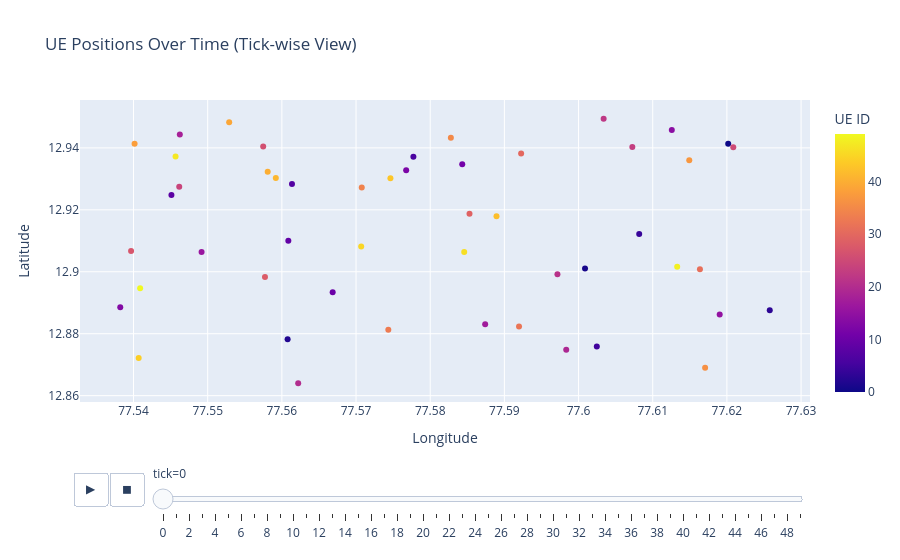

Here is the notebook cell this chart was saved with:
### Markdown cell above
## Mode B: Tick-wise Interactive View

Use the slider to select a tick → see all UE positions at that moment.
Press PLAY to animate through time!

### Code cell
if csv_files:
    print("Creating tick-wise interactive visualization...")
    
    fig_tick_wise = plot_tick_wise_interactive(
        df,
        initial_tick=0,
        color_by_ue=True,
        show_trails=False
    )
    
    fig_tick_wise.show()
    
    print("\n💡 Controls:")
    print("   - Click PLAY button to animate")
    print("   - Use slider to select specific tick")
    print("   - Colors represent different UEs")

### Figure 1 — Plotly figure (JSON) as saved in the notebook; plotly's stock layout.template omitted (floating-point values rounded to 4 significant figures)
{"data": [{"customdata": [[0, 0], [1, 0], [2, 0], [3, 0], [4, 0], [5, 0], [6, 0], [7, 0], [8, 0], [9, 0], [10, 0], [11, 0], [12, 0], [13, 0], [14, 0], [15, 0], [16, 0], [17, 0], [18, 0], [19, 0], [20, 0], [21, 0], [22, 0], [23, 0], [24, 0], [25, 0], [26, 0], [27, 0], [28, 0], [29, 0], [30, 0], [31, 0], [32, 0], [33, 0], [34, 0], [35, 0], [36, 0], [37, 0], [38, 0], [39, 0], [40, 0], [41, 0], [42, 0], [43, 0], [44, 0], [45, 0], [46, 0], [47, 0], [48, 0], [49, 0]], "hovertemplate": "<b>UE %{customdata[0]}</b><br>Tick: %{customdata[1]}<br>Lat: %{y:.6f}<br>Lon: %{x:.6f}<extra></extra>", "legendgroup": "", "marker": {"color": [0, 1, 2, 3, 4, 5, 6, 7, 8, 9, 10, 11, 12, 13, 14, 15, 16, 17, 18, 19, 20, 21, 22, 23, 24, 25, 26, 27, 28, 29, 30, 31, 32, 33, 34, 35, 36, 37, 38, 39, 40, 41, 42, 43, 44, 45, 46, 47, 48, 49], "coloraxis": "coloraxis", "symbol": "circle"}, "mode": "markers", "name": "", "orientation": "v", "showlegend": false, "type": "scatter", "x": [77.62, 77.6, 77.56, 77.63, 77.61, 77.6, 77.58, 77.56, 77.55, 77.56, 77.57, 77.58, 77.58, 77.54, 77.61, 77.62, 77.55, 77.59, 77.55, 77.6, 77.56, 77.6, 77.6, 77.61, 77.55, 77.62, 77.56, 77.54, 77.56, 77.59, 77.59, 77.62, 77.59, 77.57, 77.57, 77.58, 77.62, 77.61, 77.54, 77.55, 77.56, 77.56, 77.59, 77.57, 77.54, 77.57, 77.58, 77.55, 77.61, 77.54], "xaxis": "x", "y": [12.94, 12.9, 12.88, 12.89, 12.91, 12.88, 12.94, 12.93, 12.92, 12.91, 12.89, 12.93, 12.93, 12.89, 12.95, 12.89, 12.91, 12.88, 12.94, 12.87, 12.86, 12.9, 12.95, 12.94, 12.93, 12.94, 12.94, 12.91, 12.9, 12.92, 12.94, 12.9, 12.88, 12.88, 12.93, 12.94, 12.87, 12.94, 12.94, 12.95, 12.93, 12.93, 12.92, 12.93, 12.87, 12.91, 12.91, 12.94, 12.9, 12.89], "yaxis": "y"}], "layout": {"coloraxis": {"colorbar": {"title": {"text": "UE ID"}}, "colorscale": [[0, "#0d0887"], [0.1111, "#46039f"], [0.2222, "#7201a8"], [0.3333, "#9c179e"], [0.4444, "#bd3786"], [0.5556, "#d8576b"], [0.6667, "#ed7953"], [0.7778, "#fb9f3a"], [0.8889, "#fdca26"], [1, "#f0f921"]]}, "hovermode": "closest", "legend": {"tracegroupgap": 0}, "sliders": [{"active": 0, "currentvalue": {"prefix": "tick="}, "len": 0.9, "pad": {"b": 10, "t": 60}, "steps": [{"args": [["0"], {"frame": {"duration": 0, "redraw": false}, "fromcurrent": true, "mode": "immediate", "transition": {"duration": 0, "easing": "linear"}}], "label": "0", "method": "animate"}, {"args": [["1"], {"frame": {"duration": 0, "redraw": false}, "fromcurrent": true, "mode": "immediate", "transition": {"duration": 0, "easing": "linear"}}], "label": "1", "method": "animate"}, {"args": [["2"], {"frame": {"duration": 0, "redraw": false}, "fromcurrent": true, "mode": "immediate", "transition": {"duration": 0, "easing": "linear"}}], "label": "2", "method": "animate"}, {"args": [["3"], {"frame": {"duration": 0, "redraw": false}, "fromcurrent": true, "mode": "immediate", "transition": {"duration": 0, "easing": "linear"}}], "label": "3", "method": "animate"}, {"args": [["4"], {"frame": {"duration": 0, "redraw": false}, "fromcurrent": true, "mode": "immediate", "transition": {"duration": 0, "easing": "linear"}}], "label": "4", "method": "animate"}, {"args": [["5"], {"frame": {"duration": 0, "redraw": false}, "fromcurrent": true, "mode": "immediate", "transition": {"duration": 0, "easing": "linear"}}], "label": "5", "method": "animate"}, {"args": [["6"], {"frame": {"duration": 0, "redraw": false}, "fromcurrent": true, "mode": "immediate", "transition": {"duration": 0, "easing": "linear"}}], "label": "6", "method": "animate"}, {"args": [["7"], {"frame": {"duration": 0, "redraw": false}, "fromcurrent": true, "mode": "immediate", "transition": {"duration": 0, "easing": "linear"}}], "label": "7", "method": "animate"}, {"args": [["8"], {"frame": {"duration": 0, "redraw": false}, "fromcurrent": true, "mode": "immediate", "transition": {"duration": 0, "easing": "linear"}}], "label": "8", "method": "animate"}, {"args": [["9"], {"frame": {"duration": 0, "redraw": false}, "fromcurrent": true, "mode": "immediate", "transition": {"duration": 0, "easing": "linear"}}], "label": "9", "method": "animate"}, {"args": [["10"], {"frame": {"duration": 0, "redraw": false}, "fromcurrent": true, "mode": "immediate", "transition": {"duration": 0, "easing": "linear"}}], "label": "10", "method": "animate"}, {"args": [["11"], {"frame": {"duration": 0, "redraw": false}, "fromcurrent": true, "mode": "immediate", "transition": {"duration": 0, "easing": "linear"}}], "label": "11", "method": "animate"}, {"args": [["12"], {"frame": {"duration": 0, "redraw": false}, "fromcurrent": true, "mode": "immediate", "transition": {"duration": 0, "easing": "linear"}}], "label": "12", "method": "animate"}, {"args": [["13"], {"frame": {"duration": 0, "redraw": false}, "fromcurrent": true, "mode": "immediate", "transition": {"duration": 0, "easing": "linear"}}], "label": "13", "method": "animate"}, {"args": [["14"], {"frame": {"duration": 0, "redraw": false}, "fromcurrent": true, "mode": "immediate", "transition": {"duration": 0, "easing": "linear"}}], "label": "14", "method": "animate"}, {"args": [["15"], {"frame": {"duration": 0, "redraw": false}, "fromcurrent": true, "mode": "immediate", "transition": {"duration": 0, "easing": "linear"}}], "label": "15", "method": "animate"}, {"args": [["16"], {"frame": {"duration": 0, "redraw": false}, "fromcurrent": true, "mode": "immediate", "transition": {"duration": 0, "easing": "linear"}}], "label": "16", "method": "animate"}, {"args": [["17"], {"frame": {"duration": 0, "redraw": false}, "fromcurrent": true, "mode": "immediate", "transition": {"duration": 0, "easing": "linear"}}], "label": "17", "method": "animate"}, {"args": [["18"], {"frame": {"duration": 0, "redraw": false}, "fromcurrent": true, "mode": "immediate", "transition": {"duration": 0, "easing": "linear"}}], "label": "18", "method": "animate"}, {"args": [["19"], {"frame": {"duration": 0, "redraw": false}, "fromcurrent": true, "mode": "immediate", "transition": {"duration": 0, "easing": "linear"}}], "label": "19", "method": "animate"}, {"args": [["20"], {"frame": {"duration": 0, "redraw": false}, "fromcurrent": true, "mode": "immediate", "transition": {"duration": 0, "easing": "linear"}}], "label": "20", "method": "animate"}, {"args": [["21"], {"frame": {"duration": 0, "redraw": false}, "fromcurrent": true, "mode": "immediate", "transition": {"duration": 0, "easing": "linear"}}], "label": "21", "method": "animate"}, {"args": [["22"], {"frame": {"duration": 0, "redraw": false}, "fromcurrent": true, "mode": "immediate", "transition": {"duration": 0, "easing": "linear"}}], "label": "22", "method": "animate"}, {"args": [["23"], {"frame": {"duration": 0, "redraw": false}, "fromcurrent": true, "mode": "immediate", "transition": {"duration": 0, "easing": "linear"}}], "label": "23", "method": "animate"}, {"args": [["24"], {"frame": {"duration": 0, "redraw": false}, "fromcurrent": true, "mode": "immediate", "transition": {"duration": 0, "easing": "linear"}}], "label": "24", "method": "animate"}, {"args": [["25"], {"frame": {"duration": 0, "redraw": false}, "fromcurrent": true, "mode": "immediate", "transition": {"duration": 0, "easing": "linear"}}], "label": "25", "method": "animate"}, {"args": [["26"], {"frame": {"duration": 0, "redraw": false}, "fromcurrent": true, "mode": "immediate", "transition": {"duration": 0, "easing": "linear"}}], "label": "26", "method": "animate"}, {"args": [["27"], {"frame": {"duration": 0, "redraw": false}, "fromcurrent": true, "mode": "immediate", "transition": {"duration": 0, "easing": "linear"}}], "label": "27", "method": "animate"}, {"args": [["28"], {"frame": {"duration": 0, "redraw": false}, "fromcurrent": true, "mode": "immediate", "transition": {"duration": 0, "easing": "linear"}}], "label": "28", "method": "animate"}, {"args": [["29"], {"frame": {"duration": 0, "redraw": false}, "fromcurrent": true, "mode": "immediate", "transition": {"duration": 0, "easing": "linear"}}], "label": "29", "method": "animate"}, {"args": [["30"], {"frame": {"duration": 0, "redraw": false}, "fromcurrent": true, "mode": "immediate", "transition": {"duration": 0, "easing": "linear"}}], "label": "30", "method": "animate"}, {"args": [["31"], {"frame": {"duration": 0, "redraw": false}, "fromcurrent": true, "mode": "immediate", "transition": {"duration": 0, "easing": "linear"}}], "label": "31", "method": "animate"}, {"args": [["32"], {"frame": {"duration": 0, "redraw": false}, "fromcurrent": true, "mode": "immediate", "transition": {"duration": 0, "easing": "linear"}}], "label": "32", "method": "animate"}, {"args": [["33"], {"frame": {"duration": 0, "redraw": false}, "fromcurrent": true, "mode": "immediate", "transition": {"duration": 0, "easing": "linear"}}], "label": "33", "method": "animate"}, {"args": [["34"], {"frame": {"duration": 0, "redraw": false}, "fromcurrent": true, "mode": "immediate", "transition": {"duration": 0, "easing": "linear"}}], "label": "34", "method": "animate"}, {"args": [["35"], {"frame": {"duration": 0, "redraw": false}, "fromcurrent": true, "mode": "immediate", "transition": {"duration": 0, "easing": "linear"}}], "label": "35", "method": "animate"}, {"args": [["36"], {"frame": {"duration": 0, "redraw": false}, "fromcurrent": true, "mode": "immediate", "transition": {"duration": 0, "easing": "linear"}}], "label": "36", "method": "animate"}, {"args": [["37"], {"frame": {"duration": 0, "redraw": false}, "fromcurrent": true, "mode": "immediate", "transition": {"duration": 0, "easing": "linear"}}], "label": "37", "method": "animate"}, {"args": [["38"], {"frame": {"duration": 0, "redraw": false}, "fromcurrent": true, "mode": "immediate", "transition": {"duration": 0, "easing": "linear"}}], "label": "38", "method": "animate"}, {"args": [["39"], {"frame": {"duration": 0, "redraw": false}, "fromcurrent": true, "mode": "immediate", "transition": {"duration": 0, "easing": "linear"}}], "label": "39", "method": "animate"}, {"args": [["40"], {"frame": {"duration": 0, "redraw": false}, "fromcurrent": true, "mode": "immediate", "transition": {"duration": 0, "easing": "linear"}}], "label": "40", "method": "animate"}, {"args": [["41"], {"frame": {"duration": 0, "redraw": false}, "fromcurrent": true, "mode": "immediate", "transition": {"duration": 0, "easing": "linear"}}], "label": "41", "method": "animate"}, {"args": [["42"], {"frame": {"duration": 0, "redraw": false}, "fromcurrent": true, "mode": "immediate", "transition": {"duration": 0, "easing": "linear"}}], "label": "42", "method": "animate"}, {"args": [["43"], {"frame": {"duration": 0, "redraw": false}, "fromcurrent": true, "mode": "immediate", "transition": {"duration": 0, "easing": "linear"}}], "label": "43", "method": "animate"}, {"args": [["44"], {"frame": {"duration": 0, "redraw": false}, "fromcurrent": true, "mode": "immediate", "transition": {"duration": 0, "easing": "linear"}}], "label": "44", "method": "animate"}, {"args": [["45"], {"frame": {"duration": 0, "redraw": false}, "fromcurrent": true, "mode": "immediate", "transition": {"duration": 0, "easing": "linear"}}], "label": "45", "method": "animate"}, {"args": [["46"], {"frame": {"duration": 0, "redraw": false}, "fromcurrent": true, "mode": "immediate", "transition": {"duration": 0, "easing": "linear"}}], "label": "46", "method": "animate"}, {"args": [["47"], {"frame": {"duration": 0, "redraw": false}, "fromcurrent": true, "mode": "immediate", "transition": {"duration": 0, "easing": "linear"}}], "label": "47", "method": "animate"}, {"args": [["48"], {"frame": {"duration": 0, "redraw": false}, "fromcurrent": true, "mode": "immediate", "transition": {"duration": 0, "easing": "linear"}}], "label": "48", "method": "animate"}, {"args": [["49"], {"frame": {"duration": 0, "redraw": false}, "fromcurrent": true, "mode": "immediate", "transition": {"duration": 0, "easing": "linear"}}], "label": "49", "method": "animate"}], "x": 0.1, "xanchor": "left", "y": 0, "yanchor": "top"}], "title": {"text": "UE Positions Over Time (Tick-wise View)"}, "updatemenus": [{"buttons": [{"args": [null, {"frame": {"duration": 300, "redraw": false}, "fromcurrent": true, "mode": "immediate", "transition": {"duration": 200, "easing": "linear"}}], "label": "&#9654;", "method": "animate"}, {"args": [[null], {"frame": {"duration": 0, "redraw": false}, "fromcurrent": true, "mode": "immediate", "transition": {"duration": 0, "easing": "linear"}}], "label": "&#9724;", "method": "animate"}], "direction": "left", "pad": {"r": 10, "t": 70}, "showactive": false, "type": "buttons", "x": 0.1, "xanchor": "right", "y": 0, "yanchor": "top"}], "xaxis": {"anchor": "y", "domain": [0, 1], "title": {"text": "Longitude"}}, "yaxis": {"anchor": "x", "domain": [0, 1], "title": {"text": "Latitude"}}}}
